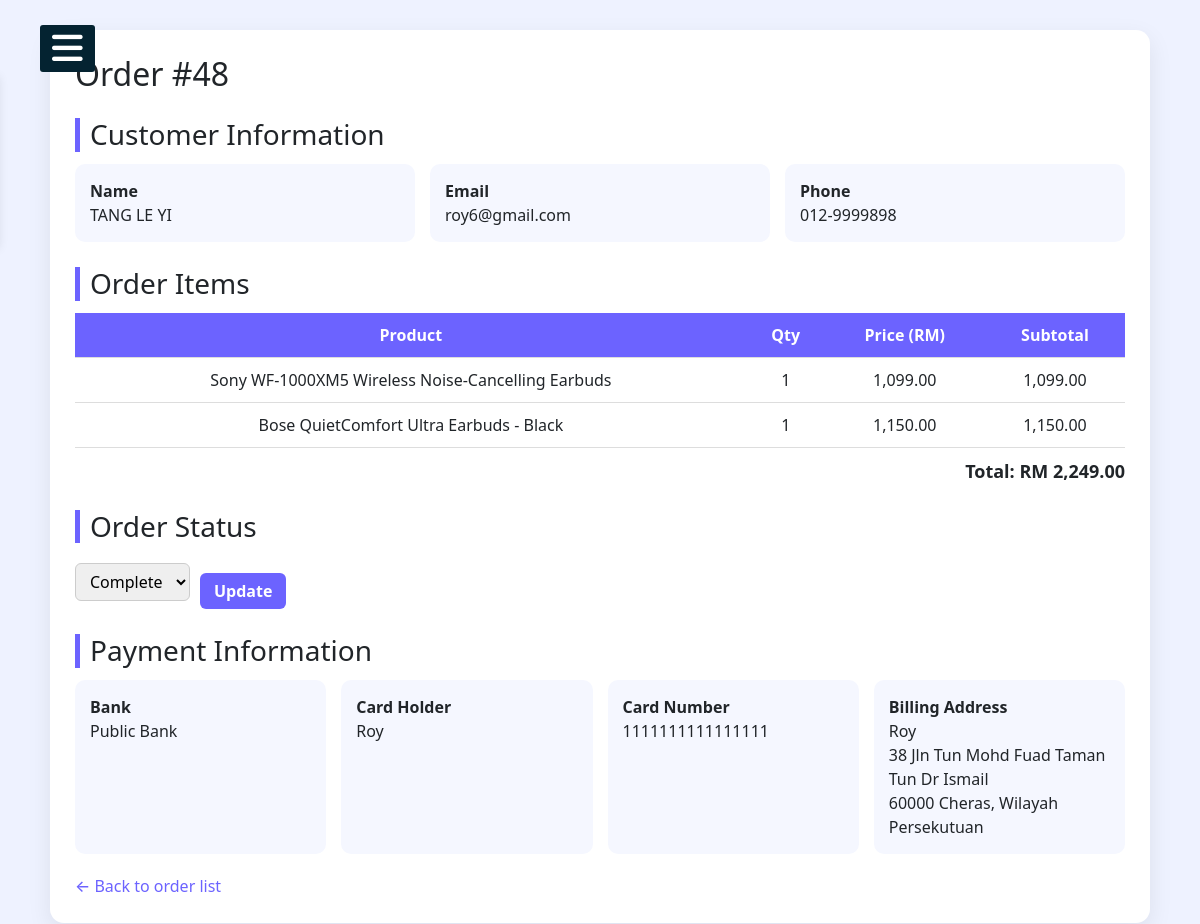
Screenshot of /admin/order_detail.php?id=48 (signed in) with the database file from the repository.
### tables this page shows
CREATE TABLE `orders` (
  `orderID` int(11) NOT NULL,
  `userID` int(11) NOT NULL,
  `orderDate` datetime NOT NULL,
  `totalAmount` decimal(10,2) NOT NULL,
  `status` varchar(50) DEFAULT 'Pending'
);

CREATE TABLE `user` (
  `userID` int(10) NOT NULL,
  `fname` varchar(100) NOT NULL,
  `lname` varchar(100) NOT NULL,
  `email` varchar(100) NOT NULL,
  `phoneNo` varchar(50) NOT NULL,
  `userPhoto` varchar(100) NOT NULL,
  `password` varchar(255) NOT NULL,
  `reset_code` varchar(6) DEFAULT NULL,
  `reset_expiry` datetime DEFAULT NULL
);

CREATE TABLE `order_items` (
  `orderItemID` int(11) NOT NULL,
  `orderID` int(11) NOT NULL,
  `productID` int(11) NOT NULL,
  `quantity` int(11) NOT NULL,
  `price` decimal(10,2) NOT NULL
);

CREATE TABLE `product` (
  `productID` char(5) NOT NULL,
  `productName` varchar(150) NOT NULL,
  `productPrice` decimal(6,2) NOT NULL,
  `productDesc` varchar(1000) NOT NULL,
  `productQty` int(3) NOT NULL,
  `productCat1` enum('Wired','Wireless') NOT NULL,
  `productCat2` enum('In-Ear','Over-Ear') NOT NULL,
  `productCat3` enum('Noise-Canceled','Balanced','Clear Vocals') NOT NULL,
  `productPhoto` varchar(100) NOT NULL,
  `productDisp` enum('no','yes') NOT NULL
);

CREATE TABLE `payment_info` (
  `paymentID` int(11) NOT NULL,
  `orderID` int(11) NOT NULL,
  `bankName` varchar(50) NOT NULL,
  `cardHolder` varchar(100) NOT NULL,
  `cardNumber` varchar(25) NOT NULL,
  `expiryDate` char(5) NOT NULL,
  `billingName` varchar(100) NOT NULL,
  `address` text NOT NULL,
  `city` varchar(50) NOT NULL,
  `postcode` varchar(10) NOT NULL,
  `state` varchar(50) NOT NULL,
  `createdAt` datetime DEFAULT current_timestamp()
);

### admin/order_detail.php (the view, shortened to what this page needs)
<?php
require '../_base.php';
include '../admin/admin_head.php';
$orderID = $_GET['id'];
$sql = "
SELECT o.*, u.fname, u.lname, u.email, u.phoneNo
FROM orders o
JOIN user u ON o.userID = u.userID
WHERE o.orderID = ?
";
$stmt = $_db->prepare($sql);
$stmt->execute([$orderID]);
$order = $stmt->fetch(PDO::FETCH_OBJ);
$sql = "
SELECT oi.*, p.productName
FROM order_items oi
JOIN product p ON oi.productID = p.productID
WHERE oi.orderID = ?
";
$stmt = $_db->prepare($sql);
$stmt->execute([$orderID]);
$items = $stmt->fetchAll(PDO::FETCH_OBJ);
$sql = "SELECT * FROM payment_info WHERE orderID = ?";
$stmt = $_db->prepare($sql);
$stmt->execute([$orderID]);
$payment = $stmt->fetch(PDO::FETCH_OBJ);
?>
<!DOCTYPE html>
<html lang="en">
<head>
</head>
<body>
<div class="container">
<h2>Order #<?= $orderID ?></h2>
<div class="section">
    <h3>Customer Information</h3>
    <div class="info-grid">
        <div class="info-box">
            <strong>Name</strong><br>
            <?= htmlspecialchars($order->fname) ?> <?= htmlspecialchars($order->lname) ?>
        </div>
        <div class="info-box">
            <strong>Email</strong><br>
            <?= htmlspecialchars($order->email) ?>
        </div>
        <div class="info-box">
            <strong>Phone</strong><br>
            <?= htmlspecialchars($order->phoneNo) ?>
        </div>
    </div>
</div>
<div class="section">
    <h3>Order Items</h3>
    <table>
        <thead>
            <tr>
                <th>Product</th>
                <th>Qty</th>
                <th>Price (RM)</th>
                <th>Subtotal</th>
            </tr>
        </thead>
        <tbody>
        <?php foreach ($items as $i): ?>
            <tr>
                <td><?= htmlspecialchars($i->productName) ?></td>
                <td><?= $i->quantity ?></td>
                <td><?= number_format($i->price,2) ?></td>
                <td><?= number_format($i->price * $i->quantity,2) ?></td>
            </tr>
        <?php endforeach; ?>
        </tbody>
    </table>
    <div class="total">
        Total: RM <?= number_format($order->totalAmount,2) ?>
    </div>
</div>
<div class="section">
    <h3>Order Status</h3>
    <form method="post" action="order_status_update.php" class="status-form">
        <select name="status" required>
            <option value="Complete" <?= $order->status=='Complete'?'selected':'' ?>>Complete</option>
        </select>
        <button type="submit">Update</button>
    </form>
</div>
<div class="section">
    <h3>Payment Information</h3>
    <?php if ($payment): ?>
        <div class="info-grid">
            <div class="info-box"><strong>Bank</strong><br><?= htmlspecialchars($payment->bankName) ?></div>
            <div class="info-box"><strong>Card Holder</strong><br><?= htmlspecialchars($payment->cardHolder) ?></div>
            <div class="info-box"><strong>Card Number</strong><br><?= htmlspecialchars($payment->cardNumber) ?></div>
            <div class="info-box">
                <strong>Billing Address</strong><br>
                <?= htmlspecialchars($payment->billingName) ?><br>
                <?= htmlspecialchars($payment->address) ?><br>
                <?= htmlspecialchars($payment->postcode) ?> <?= htmlspecialchars($payment->city) ?>, <?= htmlspecialchars($payment->state) ?>
            </div>
        </div>
    <?php else: ?>
        <p>No payment record.</p>
    <?php endif; ?>
</div>
<a href="order_list.php" class="back-link">← Back to order list</a>
</div>
</body>
</html>

### css/admin.css (style rules this page uses)
body { font-family: 'Roboto', sans-serif; background: linear-gradient(#e0e7ff, #e0e7ff); }
* { margin: 0; padding: 0; list-style: none; text-decoration: none; }
button { padding: 12px 23px; border: none; background: #693b9f; color: #fff; border-radius: 6px; cursor: pointer; font-weight: 600; transition: 0.2s; }
button { margin-top: 18px; padding: 12px; background: #7b2ff7; color: #fff; border: none; border-radius: 5px; cursor: pointer; }

### admin/order_detail.php (style rules this page uses)
body { background:#eef2ff; font-family:system-ui,-apple-system,Segoe UI,sans-serif; }
.container { max-width:1100px; margin:30px auto; background:#fff; border-radius:14px; box-shadow:0 8px 25px rgba(0,0,0,.08); padding:25px; }
h2 { margin-bottom:10px; }
.section { margin-top:25px; }
.section h3 { margin-bottom:12px; border-left:5px solid #6c63ff; padding-left:10px; }
.info-grid { display:grid; grid-template-columns:repeat(auto-fit,minmax(250px,1fr)); gap:15px; }
.info-box { background:#f5f7ff; padding:15px; border-radius:10px; }
table { width:100%; border-collapse:collapse; }
table thead { background:#6c63ff; color:#fff; }
table th, table td { padding:10px; border-bottom:1px solid #ddd; text-align:center; }
.total { text-align:right; font-size:18px; font-weight:600; margin-top:10px; }
.status-form { display:flex; gap:10px; align-items:center; }
select { padding:6px 10px; border-radius:6px; border:1px solid #ccc; }
button { background:#6c63ff; border:none; color:#fff; padding:6px 14px; border-radius:6px; cursor:pointer; }
.back-link { display:inline-block; margin-top:20px; text-decoration:none; color:#6c63ff; font-weight:500; }

### rows the page displays
orders: userID.fname "TANG", userID.lname "LE YI", userID.email "roy6@gmail.com", userID.phoneNo "012-9999898", totalAmount "2,249.00", status "Complete"
order_items: productID.productName "Sony WF‑1000XM5 Wireless Noise‑Cancelling Earbuds", quantity "1", price "1,099.00", $i->price * $i->quantity "1,099.00"
order_items: productID.productName "Bose QuietComfort Ultra Earbuds - Black", quantity "1", price "1,150.00", $i->price * $i->quantity "1,150.00"
payment_info: bankName "Public Bank", cardHolder "Roy", cardNumber "1111111111111111", billingName "Roy", address "38 Jln Tun Mohd Fuad Taman Tun Dr Ismail", postcode "60000", city "Cheras", state "Wilayah Persekutuan"

### other values shown
$orderID "48"
